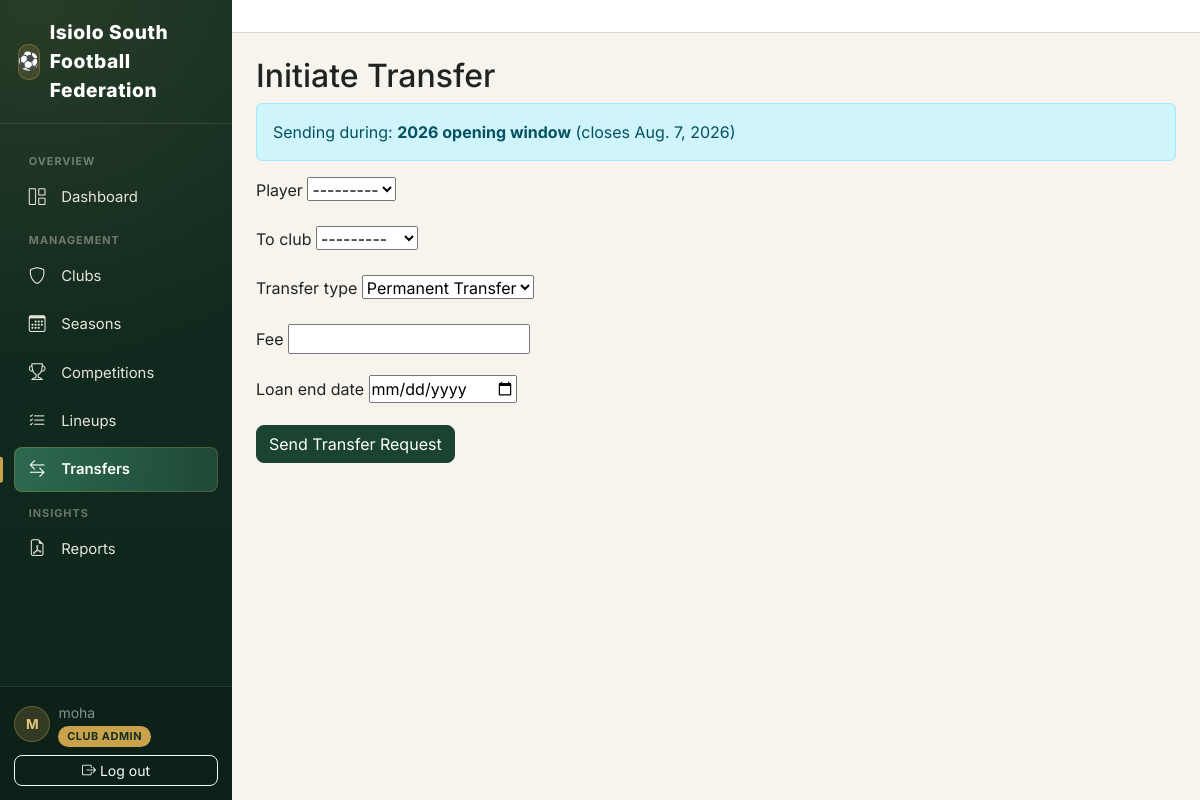
The app's page /transfers/initiate/ (signed in) with its own data.
### accounts/models.py (models this page shows, shortened)
class CustomUser(AbstractUser):
    class Role(models.TextChoices):
        SUPER_ADMIN = "SUPER_ADMIN", "Super Admin"
        SUBCOUNTY_ADMIN = "SUBCOUNTY_ADMIN", "Sub-County Admin"
        CLUB_ADMIN = "CLUB_ADMIN", "Club Admin"
        REFEREE = "REFEREE", "Referee"
    role = models.CharField(
        max_length=20,
        choices=Role.choices,
        default=Role.CLUB_ADMIN,
        help_text="Determines what this user can see and do in FCMS.",
    )
    phone_number = models.CharField(max_length=20, blank=True)
    club = models.ForeignKey(
        "clubs.Club",
        on_delete=models.SET_NULL,
        null=True,
        blank=True,
        related_name="admins",
        help_text="Only set for Club Admin role.",
    )
    @property
    def is_club_admin(self):
        return self.role == self.Role.CLUB_ADMIN

### transfers/models.py (models this page shows, shortened)
class TransferWindow(models.Model):
    class WindowType(models.TextChoices):
        OPENING = "OPENING", "Opening Window"
        MID_SEASON = "MID_SEASON", "Mid-Season Window"
        EMERGENCY = "EMERGENCY", "Emergency Window"
    season = models.ForeignKey(
        "seasons.Season", on_delete=models.CASCADE, related_name="transfer_windows"
    )
    name = models.CharField(max_length=100, help_text='e.g. "2026 Opening Window"')
    window_type = models.CharField(
        max_length=20, choices=WindowType.choices, default=WindowType.OPENING
    )
    start_date = models.DateField()
    end_date = models.DateField()
    is_active = models.BooleanField(
        default=True,
        help_text="Uncheck to force-close a window early, regardless of its dates.",
    )
    created_at = models.DateTimeField(auto_now_add=True)
    class Meta:
        ordering = ["-start_date"]
    @property
    def is_open(self):
        today = timezone.localdate()
        return self.is_active and self.start_date <= today <= self.end_date

### transfers/views.py (the view)
# urls.py: path("initiate/", views.initiate_transfer, name="initiate"),
@club_admin_required
def initiate_transfer(request):
    user = request.user
    open_window = next(
        (w for w in TransferWindow.objects.filter(is_active=True) if w.is_open), None
    )
    if request.method == "POST":
        form = TransferInitiateForm(
            request.POST, initiating_club=user.club, window=open_window
        )
        if form.is_valid():
            transfer = form.save(commit=False)
            transfer.from_club = user.club
            transfer.window = open_window
            transfer.initiated_by = user
            transfer.status = Transfer.Status.PENDING_CLUB
            try:
                transfer.full_clean()
            except ValidationError as exc:
                for err in exc.messages:
                    messages.error(request, err)
            else:
                transfer.save()
                messages.success(
                    request,
                    f"Transfer request for {transfer.player.full_name} sent to {transfer.to_club.name}.",
                )
                return redirect("transfers:detail", pk=transfer.pk)
    else:
        form = TransferInitiateForm(initiating_club=user.club, window=open_window)
    return render(
        request,
        "transfers/transfer_initiate.html",
        {"form": form, "open_window": open_window},
    )

### transfers/forms.py (shortened to what this page needs)
class TransferInitiateForm(forms.ModelForm):
    class Meta:
        model = Transfer
        fields = ["player", "to_club", "transfer_type", "fee", "loan_end_date"]
        widgets = {
            "loan_end_date": forms.DateInput(attrs={"type": "date"}),
        }
    def __init__(self, *args, initiating_club=None, window=None, **kwargs):
        super().__init__(*args, **kwargs)
        self.initiating_club = initiating_club
        self.window = window
        if initiating_club is not None:
            self.fields["player"].queryset = Player.objects.filter(
                club=initiating_club, status=Player.Status.ACTIVE
            )
            self.fields["to_club"].queryset = Club.objects.exclude(
                pk=initiating_club.pk
            ).filter(status=Club.Status.ACTIVE)

### clubs/models.py (called while the page is built)
    def __str__(self):
        return self.name

### transfers/permissions.py (called while the page is built)
def club_admin_required(view_func):
    @wraps(view_func)
    @login_required
    def _wrapped(request, *args, **kwargs):
        if not (request.user.is_club_admin and request.user.club_id):
            messages.error(request, "You must be a Club Admin assigned to a club to do that.")
            return redirect("transfers:dashboard")
        return view_func(request, *args, **kwargs)
    return _wrapped

### transfers/templates/transfers/transfer_initiate.html (shortened to what this page needs)
{% extends "base.html" %}
{% block content %}
<h2>Initiate Transfer</h2>
{% if not open_window %}
  <div class="alert alert-warning">
    There is no open transfer window right now. You can still fill this form in, but the
    Sub-County Admin must open a window before it can be submitted.
  </div>
{% else %}
  <div class="alert alert-info">Sending during: <strong>{{ open_window.name }}</strong> (closes {{ open_window.end_date }})</div>
{% endif %}
<form method="post">
  <div class="mb-3">
    <label class="form-label">{{ form.player.label }}</label>
    {{ form.player }}
  </div>
  <div class="mb-3">
    <label class="form-label">{{ form.to_club.label }}</label>
    {{ form.to_club }}
  </div>
  <div class="mb-3">
    <label class="form-label">{{ form.transfer_type.label }}</label>
    {{ form.transfer_type }}
  </div>
  <div class="mb-3">
    <label class="form-label">{{ form.fee.label }}</label>
    {{ form.fee }}
  </div>
  <div class="mb-3">
    <label class="form-label">{{ form.loan_end_date.label }}</label>
    {{ form.loan_end_date }}
  </div>
  <button type="submit" class="btn btn-primary" {% if not open_window %}disabled{% endif %}>Send Transfer Request</button>
</form>
{% endblock %}

### templates/base.html (shortened to what this page needs)
{% load static %}
<!DOCTYPE html>
<html lang="en">
<head>
    <link href="https://cdnjs.cloudflare.com/ajax/libs/bootstrap/5.3.3/css/bootstrap.min.css" rel="stylesheet">
    <link href="https://cdnjs.cloudflare.com/ajax/libs/bootstrap-icons/1.11.3/font/bootstrap-icons.min.css" rel="stylesheet">
</head>
<body>
<div class="d-flex" style="min-height: 100vh;">
    {% if user.is_authenticated %}
    <nav class="sidebar d-none d-lg-flex">
        <div class="brand">
            <span class="brand-badge">⚽</span> Isiolo South Football Federation
        </div>
        <div class="sidebar-scroll">
            <div class="nav-section-label">Overview</div>
            <ul class="nav nav-pills flex-column gap-1 mb-1">
                <li class="nav-item">
                    <a class="nav-link {% if request.resolver_match.app_name == 'dashboard' %}active{% endif %}" href="{% url 'dashboard:home' %}">
                        <i class="bi bi-grid-1x2 me-2"></i>Dashboard
                    </a>
                </li>
            </ul>
            <div class="nav-section-label">Management</div>
            <ul class="nav nav-pills flex-column gap-1 mb-1">
                <li class="nav-item">
                    <a class="nav-link {% if request.resolver_match.app_name == 'clubs' %}active{% endif %}" href="{% url 'clubs:list' %}">
                        <i class="bi bi-shield me-2"></i>Clubs
                    </a>
                </li>
                <li class="nav-item">
                    <a class="nav-link {% if request.resolver_match.app_name == 'seasons' %}active{% endif %}" href="{% url 'seasons:list' %}">
                        <i class="bi bi-calendar3 me-2"></i>Seasons
                    </a>
                </li>
                <li class="nav-item">
                    <a class="nav-link {% if request.resolver_match.app_name == 'competitions' %}active{% endif %}" href="{% url 'competitions:list' %}">
                        <i class="bi bi-trophy me-2"></i>Competitions
                    </a>
                </li>
                <li class="nav-item">
                    <a class="nav-link {% if request.resolver_match.app_name == 'lineups' %}active{% endif %}" href="{% url 'lineups:home' %}">
                        <i class="bi bi-list-check me-2"></i>Lineups
                    </a>
                </li>
                <li class="nav-item">
                    <a class="nav-link {% if request.resolver_match.app_name == 'transfers' %}active{% endif %}" href="{% url 'transfers:dashboard' %}">
                        <i class="bi bi-arrow-left-right me-2"></i>Transfers
                    </a>
                </li>
            </ul>
            <div class="nav-section-label">Insights</div>
            <ul class="nav nav-pills flex-column gap-1">
                <li class="nav-item">
                    <a class="nav-link {% if request.resolver_match.app_name == 'reports' %}active{% endif %}" href="{% url 'reports:home' %}">
                        <i class="bi bi-file-earmark-pdf me-2"></i>Reports
                    </a>
                </li>
            </ul>
        </div>
        <div class="sidebar-footer">
            <div class="d-flex align-items-center gap-2 mb-2">
                <div class="user-avatar">{{ user.get_full_name|default:user.username|slice:":1"|upper }}</div>
                <div style="min-width:0;">
                    <div class="small text-white-50 text-truncate">{{ user.get_full_name|default:user.username }}</div>
                    <span class="role-badge">{{ user.get_role_display }}</span>
                </div>
            </div>
            <form method="post" action="{% url 'accounts:logout' %}">
                <button class="btn btn-sm btn-outline-light w-100" type="submit">
                    <i class="bi bi-box-arrow-right me-1"></i>Log out
                </button>
            </form>
        </div>
    </nav>
    {% endif %}
    <main class="flex-grow-1 d-flex flex-column" style="min-width:0; height: 100vh; overflow-y: auto;" id="mainScroll">
        {% if user.is_authenticated %}
        <div class="top-bar px-3 px-lg-4 py-3" id="topBar">
        </div>
        {% endif %}
        <div class="content-area flex-grow-1">
            {% block content %}{% endblock %}
        </div>
    </main>
</div>
</body>
</html>

### templates/base.html (style rules this page uses)
:root { --pitch-green: #1B4332; --pitch-green-dark: #122E22; --pitch-green-light: #2D6A4F; --line-white: #F7F4ED; --chalk: #E9E4D8; --gold: #C9A24B; --gold-light: #E4C77D; --card-border: #DDD7C8; --sidebar-width: 232px; }
html { scroll-behavior: smooth; }
* { scrollbar-width: thin; scrollbar-color: var(--card-border) transparent; }
body { background: var(--line-white); font-family: 'Inter', 'Segoe UI', system-ui, -apple-system, sans-serif; color: #1F2421; }
a { -webkit-tap-highlight-color: transparent; }
.sidebar { background: radial-gradient(circle at 15% 0%, rgba(201,162,75,0.12), transparent 45%), linear-gradient(180deg, var(--pitch-green-dark) 0%, #0E241B 100%); height: 100vh; color: var(--chalk); width: var(--sidebar-width); position: sticky; top: 0; flex-shrink: 0; display: flex; flex-direction: column; padding: 0 !important; overflow: hidden; }
.sidebar .brand { font-weight: 800; letter-spacing: 0.03em; font-size: 1.2rem; color: #fff; border-bottom: 1px solid rgba(255,255,255,0.1); display: flex; align-items: center; gap: 0.6rem; padding: 1.15rem 1.1rem; flex-shrink: 0; }
.sidebar .brand .brand-badge { width: 36px; height: 36px; border-radius: 10px; background: rgba(201,162,75,0.18); box-shadow: inset 0 0 0 1px rgba(201,162,75,0.35); display: flex; align-items: center; justify-content: center; font-size: 1.1rem; }
.sidebar-scroll { flex: 1 1 auto; overflow-y: auto; overflow-x: hidden; padding: 1rem 0.9rem; }
.nav-section-label { font-size: 0.68rem; font-weight: 700; letter-spacing: 0.09em; text-transform: uppercase; color: rgba(233,228,216,0.42); padding: 0.4rem 0.9rem 0.35rem; margin-top: 0.4rem; }
.sidebar .nav-link { color: var(--chalk); border-radius: 8px; padding: 0.6rem 0.9rem; font-size: 0.93rem; display: flex; align-items: center; gap: 0.15rem; position: relative; transition: background 0.15s ease, color 0.15s ease, padding-left 0.15s ease; }
.sidebar .nav-link i { font-size: 1.05rem; width: 22px; }
.sidebar .nav-link.active { background: linear-gradient(90deg, var(--pitch-green-light), rgba(45,106,79,0.5)); color: #fff; font-weight: 600; box-shadow: inset 0 0 0 1px rgba(201,162,75,0.25); }
.sidebar .nav-link.active::before { content: ""; position: absolute; left: -0.9rem; top: 50%; transform: translateY(-50%); width: 3px; height: 60%; background: var(--gold); border-radius: 0 3px 3px 0; }
.sidebar .role-badge { background: var(--gold); color: var(--pitch-green-dark); font-size: 0.68rem; font-weight: 700; letter-spacing: 0.05em; padding: 0.2rem 0.55rem; border-radius: 999px; text-transform: uppercase; }
.sidebar-footer { flex-shrink: 0; padding: 0.9rem; border-top: 1px solid rgba(255,255,255,0.1); background: rgba(0,0,0,0.12); }
.user-avatar { width: 36px; height: 36px; border-radius: 50%; background: rgba(201,162,75,0.2); color: var(--gold-light); display: flex; align-items: center; justify-content: center; font-weight: 700; font-size: 0.85rem; flex-shrink: 0; box-shadow: inset 0 0 0 1px rgba(201,162,75,0.35); }
.top-bar { border-bottom: 1px solid var(--card-border); background: rgba(255,255,255,0.92); backdrop-filter: saturate(180%) blur(8px); position: sticky; top: 0; z-index: 1030; transition: box-shadow 0.2s ease; }
.btn-primary { background: var(--pitch-green); border-color: var(--pitch-green); }
.btn { border-radius: 8px; transition: transform 0.1s ease, box-shadow 0.15s ease; }
.content-area { padding: 1.5rem; }

### records on screen
CustomUser: get_full_name "M", get_full_name "moha", role "CLUB ADMIN"
TransferWindow: name "2026 opening window", end_date "Aug. 7, 2026"
